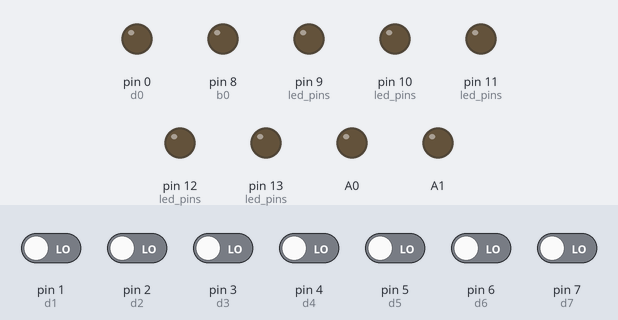
Simulated run of this sketch. Board: Arduino Uno, built with avr-gcc and run on an emulated ATmega328P. Parts: output pins drawn as LEDs (lit = HIGH). Inputs (shaded band) come from the test bench; at power-on: pin 1 (d1), pin 2 (d2), pin 3 (d3), pin 4 (d4), pin 5 (d5), pin 6 (d6), pin 7 (d7) LOW.

Above: at 1.2 s.
1.3 s: pin 1 (d1) driven HIGH
At 1.7 s:
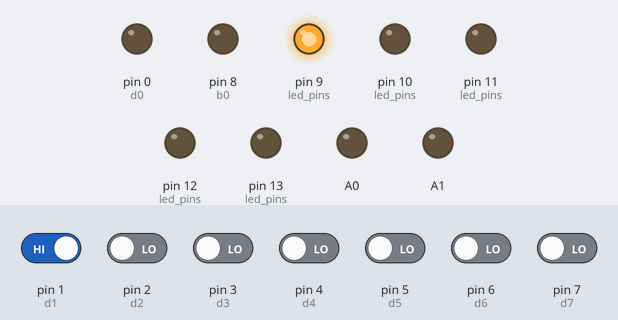
2.8 s: pin 2 (d2) driven HIGH
At 4.0 s:
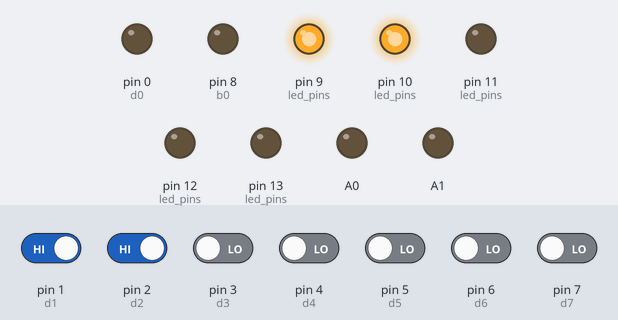
4.3 s: pin 3 (d3) driven HIGH
At 5.3 s:
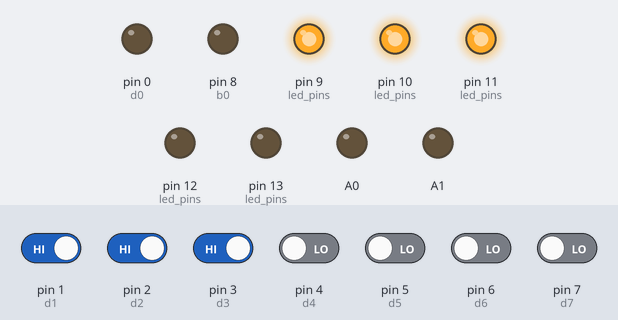
5.8 s: pin 4 (d4) driven HIGH
At 6.6 s:
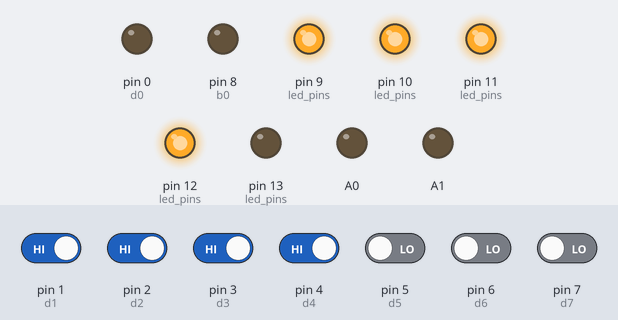
7.3 s: pin 5 (d5) driven HIGH
At 7.7 s:
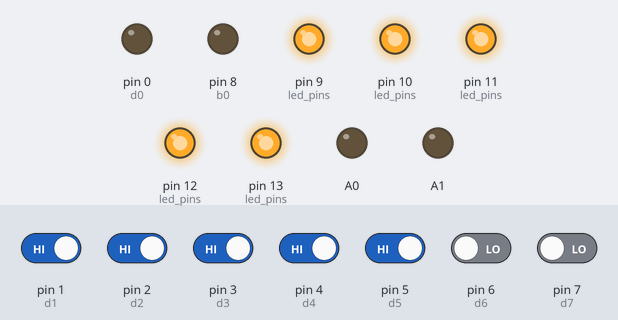
8.8 s: pin 6 (d6) driven HIGH
At 10.2 s:
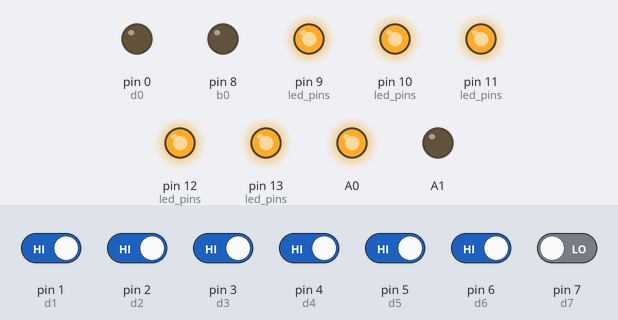
Timing chart, 0 to 11.3 s (numbered marks = the images above; inputs shaded):
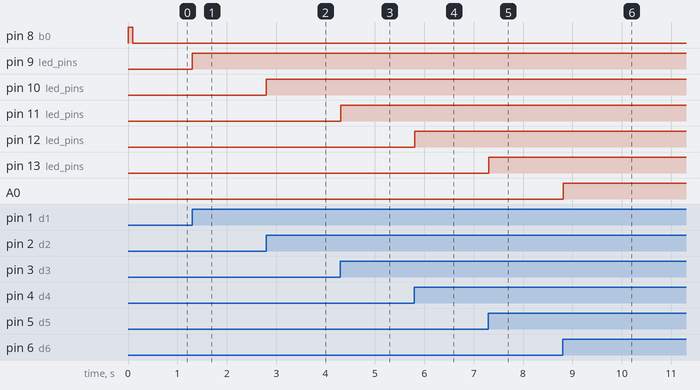

The sketch:

LEDS_Buttons_2.ino
```cpp
// RUN Leds and buttons
const int d0 = 0;
const int d1 = 1;
const int d2 = 2;
const int d3 = 3;
const int d4 = 4;
const int d5 = 5;
const int d6 = 6;
const int d7 = 7;
int button_pins[] = {d0,d1,d2,d3, d4,d5,d6,d7};
int arrayLengthButtons = sizeof(button_pins) /sizeof(button_pins[0]);


const int b0 = 8;
const int b1 = 9;
const int b2 = 10;
const int b3 = 11;
const int b4 = 12;
const int b5 = 13;
const int a0 = a0;
const int a1 = a1;
int led_pins[] = {b0,b1,b2,b3, b4,b5,a0,a1};
int arrayLengthLeds = sizeof(led_pins) /sizeof(led_pins[0]);


int vals[] = {0,0,0,0, 0,0,0,0};
int arrayLengthValues = sizeof(vals) /sizeof(vals[0]);
int ms_delay = 100;


void setup() {

  if(check() ){
    for(int i=0; i<arrayLengthLeds; i++){
      //vals[i]=0;
      pinMode(led_pins[i], OUTPUT);
      digitalWrite(led_pins[i], HIGH);
      pinMode(button_pins[i], INPUT);
    }
  }
  pinMode(A0, OUTPUT);
  digitalWrite(A0, HIGH);

  pinMode(A1, OUTPUT);
  digitalWrite(A1, HIGH);

}


void loop() {

  if(check() ){
    for(int i=0; i<arrayLengthLeds; i++){
      vals[i] = digitalRead(button_pins[i]);
      digitalWrite(led_pins[i], vals[i]);
      if(i == d0){
        digitalWrite(b0, vals[i]);
      }
      if(i == d6){
        digitalWrite(A0, vals[i]);
      }
      if(i == d7){
        digitalWrite(A1, vals[i]);
      }

    }
    delay(ms_delay);
  }

}


bool check(){
  bool checkedLedsAndButtons = (arrayLengthLeds == arrayLengthButtons);
  bool checkedLedsAndValues = (arrayLengthLeds == arrayLengthValues);
  bool checkedButtonsAndValues = (arrayLengthButtons == arrayLengthValues);
  return (checkedLedsAndButtons && checkedLedsAndValues && checkedButtonsAndValues);
}
```

Measured:
- after the input at 1.3 s, pin 9 (led_pins): LOW → HIGH at once
- after the input at 2.8 s, pin 10 (led_pins): LOW → HIGH at once
- after the input at 4.3 s, pin 11 (led_pins): LOW → HIGH at once
- after the input at 5.8 s, pin 12 (led_pins): LOW → HIGH at once
- after the input at 7.3 s, pin 13 (led_pins): LOW → HIGH at once
- after the input at 8.8 s, A0: LOW → HIGH at once
